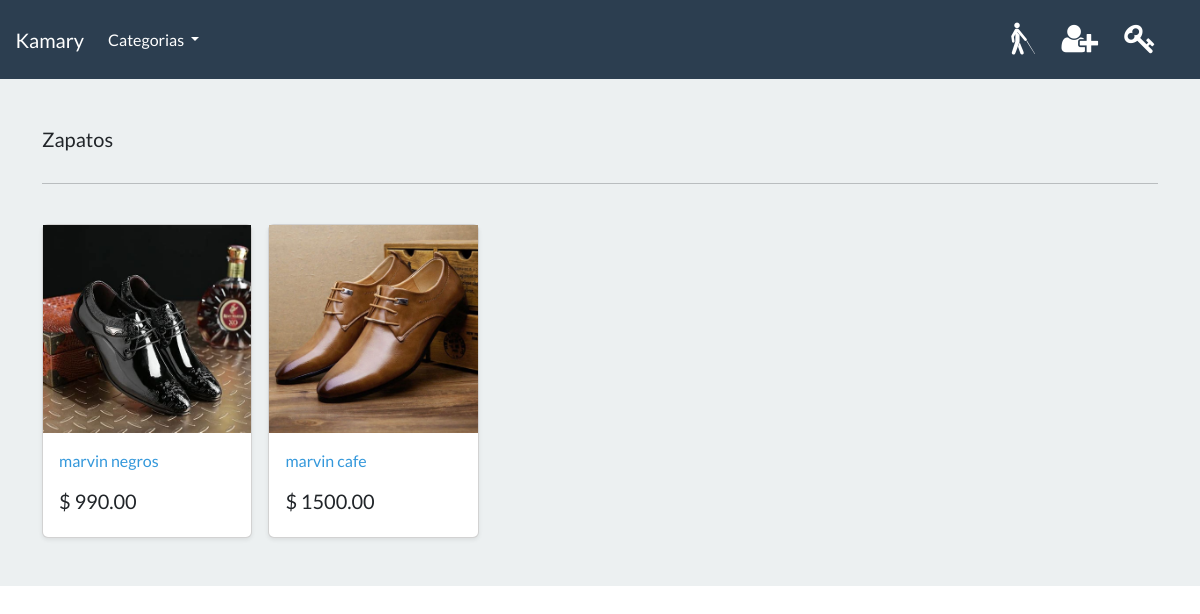
The app's page /search/zapatos with its own data.
### store/models.py (models this page shows, shortened)
class Category(models.Model):
    name = models.CharField(max_length=250, db_index=True)
    slug = models.SlugField(max_length=250, unique=True)
    class Meta:
        verbose_name = "categoría"
        verbose_name_plural = "categorías"
    def get_absolute_url(self):
        return reverse("list_category", args=[self.slug])

class Product(models.Model):
    Category = models.ForeignKey(
        Category, related_name="product", on_delete=models.CASCADE, null=True
    )
    title = models.CharField(max_length=250)
    brand = models.CharField(max_length=250, default="un-branded")
    description = models.TextField(blank=True)  # Optional
    slug = models.SlugField(max_length=250)
    price = models.DecimalField(max_digits=8, decimal_places=2)
    image = models.ImageField(upload_to="images/")
    class Meta:
        verbose_name = "producto"
        verbose_name_plural = "productos"
    def get_absolute_url(self):
        return reverse("product_info", args=[self.slug])

### store/views.py (the view)
# urls.py: path("search/<slug:category_slug>", views.list_category, name="list_category"),
def list_category(request, category_slug):
    category = get_object_or_404(Category, slug=category_slug)
    products = Product.objects.filter(Category=category)
    return render(
        request,
        "store/list-category.html",
        {"category": category, "products": products},
    )

### cart/context_processors.py (called while the page is built)
def cart(request):
    return {"cart": Cart(request)}

### store/views.py (called while the page is built)
def categories(request):
    all_categories = Category.objects.all()
    return {"all_categories": all_categories}

### store/templates/store/list-category.html
{% extends "./base.html" %}
{% load static %}
{% block content %}
<body>
    <main>
        <div class="album py-5 bg-light">
            <div class="container">
                <div class="pb-3 h5">
                    {{category.name | capfirst }}
                </div>
                <hr>
                <br>
                <div class="row row-cols-1 row-cols-sm-2 row-cols-md-5 g-3">
                    {% for product in products %}
                        <div class="col">
                            <div class="card shadow-sm">
                                <img class="img-fluid" alt="Responsive image" src="{{product.image.url}}">
                                <div class="card-body">
                                    <p class="card-text">
                                        <a class="text-info text-decoration-none" href="{{product.get_absolute_url}}"> {{product.title}} </a>
                                    </p>
                                    <div class="d-flex justify-content-between align-items-center">
                                        <h5> $ {{product.price}} </h5>
                                    </div>
                                </div>
                            </div>
                        </div>
                    {% endfor %}
                </div>
            </div>
        </div>
    </main>
</body>
{% endblock %}

### records on screen
Category: name "Zapatos"
Product: image (picture), title "marvin negros", price "990.00"
Product: image (picture), title "marvin cafe", price "1500.00"
